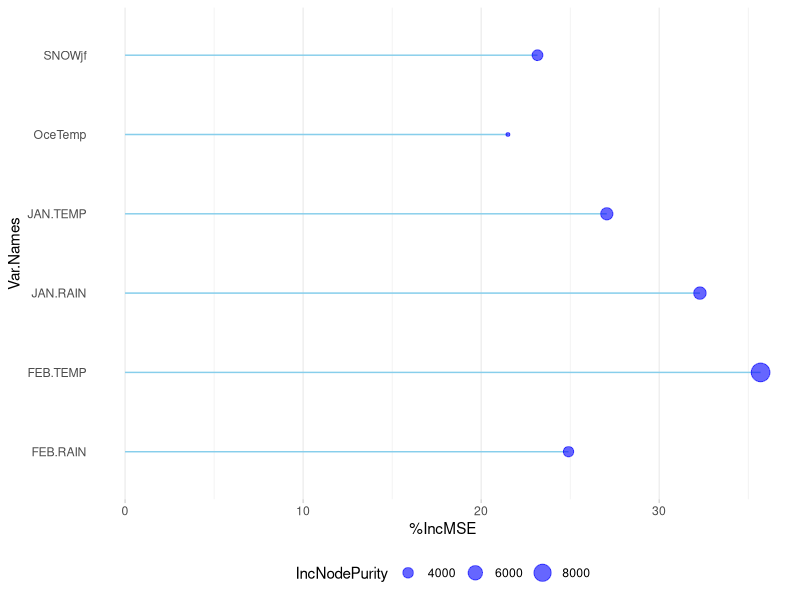

This chart was generated by the following R code:
#1. Loading Packages
library(randomForest)
library(ggplot2)
library(readxl)
library(tidyverse)
library(caret)

#2. Loading Data
CBloom4_24 <-read.table("Cherryblossom_2004-2024.txt",header =TRUE,sep="\t", fill = TRUE)

#3. Data preparation
# Create a new variable by summing two existing variables
CBloom4_24$OceTemp <- 2*CBloom4_24$EL.NINO+CBloom4_24$LA.NINA

#Dropping unwanted variables
CBloom4_24<-CBloom4_24[ , -c(1,3, 4, 5, 6,10,11,12,13,14,15,16)]

#Dropping rows with NA
CBloom4_24<-CBloom4_24[-c(22,23,24,25,26),]

#3. Fitting the random forest model with original dataset. 
set.seed(1237)
CBloom4_24.rg <- randomForest(PEAK ~ ., data=CBloom4_24, importance=TRUE,
                        proximity=TRUE)

sqrt(sum((CBloom4_24.rg$predicted - CBloom4_24$PEAK)^2) / nrow(CBloom4_24))

#4. Generating the bootstrap sample
set.seed(25)
bootdataCBloom4_24=CBloom4_24[sample(nrow(CBloom4_24), 1000, replace=TRUE), ]
head(bootdataCBloom4_24)
nrow(bootdataCBloom4_24)
str(bootdataCBloom4_24)

#5. Importing training and testing datasets from the mlr splitting 
h_train <- read_excel("h_train.xlsx")
head(h_train)

h_test <- read_excel("h_test.xlsx")
head(h_test)

#6. Training the random forest model with the bootstrap dataset
set.seed(25)
CBloom4_24.rgBoot <- randomForest(PEAK ~ ., data=h_train, importance=TRUE,
                        proximity=TRUE)

sqrt(sum((CBloom4_24.rgBoot$predicted - h_train$PEAK)^2) / nrow(h_train))

#Extracting feature importance

importance(CBloom4_24.rgBoot)
importance(CBloom4_24.rgBoot, type=1)

#7. Visualize variable importance ----------------------------------------------

# Get variable importance from the model fit
ImpData <- as.data.frame(importance(CBloom4_24.rgBoot))
ImpData$Var.Names <- row.names(ImpData)

ggplot(ImpData, aes(x=Var.Names, y=`%IncMSE`)) +
  geom_segment( aes(x=Var.Names, xend=Var.Names, y=0, yend=`%IncMSE`), color="skyblue") +
  geom_point(aes(size = IncNodePurity), color="blue", alpha=0.6) +
  theme_light() +
  coord_flip() +
  theme(
    legend.position="bottom",
    panel.grid.major.y = element_blank(),
    panel.border = element_blank(),
    axis.ticks.y = element_blank()
  )
